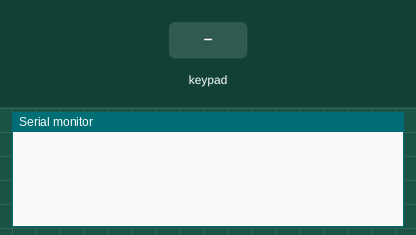
Simulated run of this sketch. Board: ESP32. Parts: the last lines printed to the serial monitor. The inputs (shaded band) are chosen by the test bench. USB keyboard and mouse output is not drawn.

Above: at 1.2 s.
1.3 s: key '1' pressed
At 2.1 s:
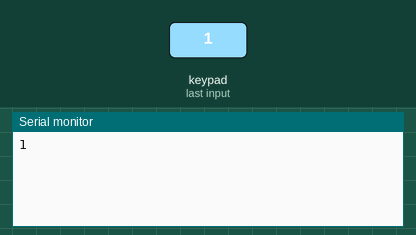
2.8 s: keypad keys 1 7 1 6 2 7 1 4 # pressed 0.4 s apart
At 7.0 s:
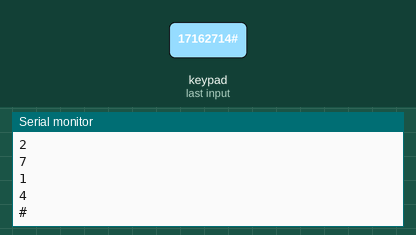
7.9 s: key 'A' pressed
At 8.5 s:
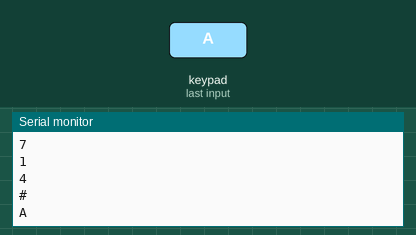
9.4 s: keypad keys 1 7 1 6 2 7 1 4 * pressed 0.4 s apart
At 12.9 s:
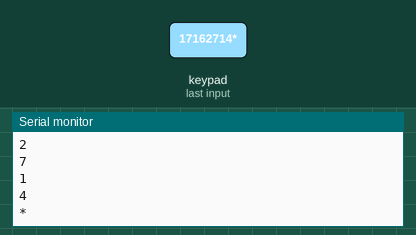
14.5 s: key 'B' pressed
At 15.6 s:
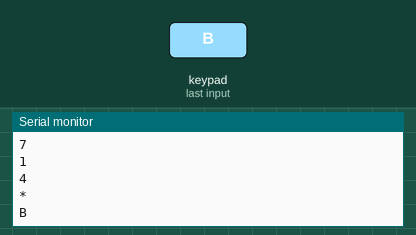
16.0 s: keypad keys 1 7 1 6 2 7 1 4 D pressed 0.4 s apart
At 20.5 s:
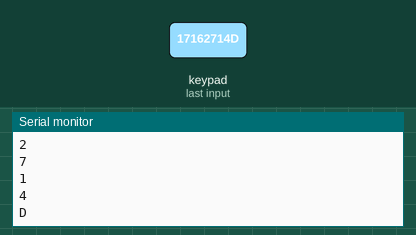
Timing chart, 0 to 22.0 s (numbered marks = the images above; inputs shaded):
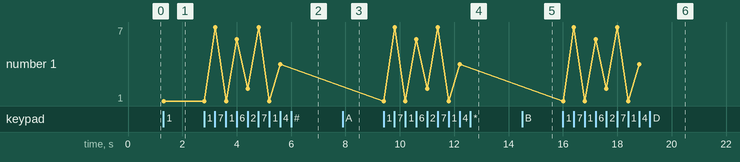

The sketch:

BLETikTokScroller.ino
```cpp
#include <Keypad.h>  //Matrix Keypad Library
#include <String.h>  //String Handler Library
#include <BleMouse.h>  //Bluetooth Low Energy Mouse Library https://github.com/sirfragles/ESP32-BLE-Mouse/tree/dev

const byte ROWS = 4;  //Keypad Rows Count
const byte COLS = 4;  //Keypad Columns Count
char keys[ROWS][COLS] = {
  {'1','2','3','A'},
  {'4','5','6','B'},
  {'7','8','9','C'},
  {'*','0','#','D'}
};  //Keypad Character Keys Arrays
byte rowPins[ROWS] = {17,16,27,14};  //Board Pins for Rows
byte colPins[COLS] = {12,13,5,23};  //Board Pins for Columns

Keypad keypad = Keypad(makeKeymap(keys),rowPins,colPins,ROWS,COLS);  //Keypad Object declaration
BleMouse blemouse("Edzwan's Tik Tok Scroller","EDZLink Corporation");  //BLE mouse object declaration

void setup() {
  Serial.begin(115200);  //serial output for debugging purpose
  blemouse.begin();  //initialize blemouse object, enabling bluetooth operations
}

void loop() {
  char key = keypad.getKey();  //get key from the matrix keypad
  if(key && blemouse.isConnected()){  //if there is any key press and the bluetooth is connected
    Serial.println(key);  //print key, debugging purpose
    if(key == 'A'){  //if press key 'A'
      blemouse.move(0,0,1);  //mouse scroll up
    }
    else if(key == 'D'){  //if press key 'D'
      blemouse.move(0,0,-1);  //mouse scroll down
    }
    else if(key == 'B'){  //if press key 'B'
      blemouse.click(MOUSE_LEFT);
      delay(50);
      blemouse.click(MOUSE_LEFT);  //simulate double clicking
    }
  }
}
```

Measured:
- after the input at 1.3 s, the serial monitor: prints a new line at once (image 1)
- after the input at 2.8 s, the serial monitor: prints a new line after 0.41 s (image 2)
- after the input at 7.9 s, the serial monitor: prints a new line at once (image 3)
- after the input at 9.4 s, the serial monitor: prints a new line at once (image 4)
- after the input at 14.5 s, the serial monitor: prints a new line at once (image 5)
- after the input at 16.0 s, the serial monitor: prints a new line at once (image 6)
- plotted number 1: 1 → 4 after the input at 2.8 s
